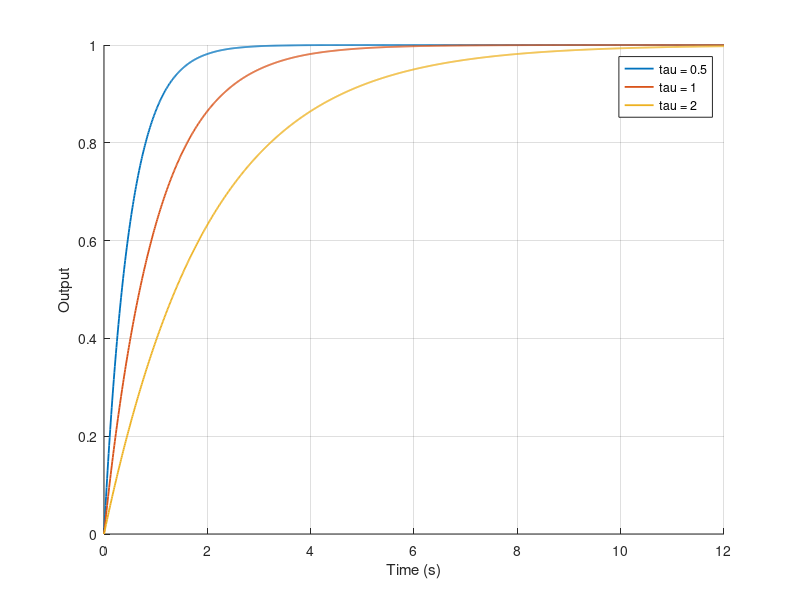

Write MATLAB code to recreate this figure.
taus = [0.5 1 2];
t = linspace(0, 12, 1201)';
figure; hold on;
for tau = taus
    [tt, y] = ode45(@(t, y) (-y + 1)/tau, t, 0);   % unit step input
    plot(tt, y, 'LineWidth', 1.3);
    t10 = tt(find(y >= 0.1, 1));
    t90 = tt(find(y >= 0.9, 1));
    idx = find(abs(y - 1) > 0.02, 1, 'last');
    ts  = tt(idx + 1);
    fprintf('tau = %.1f: rise time = %.2f s (2.2*tau = %.2f), settling (2%%) = %.2f s (4*tau = %.2f)\n', ...
        tau, t90 - t10, 2.2*tau, ts, 4*tau);
end
grid on; xlabel('Time (s)'); ylabel('Output');
legend('tau = 0.5', 'tau = 1', 'tau = 2');
